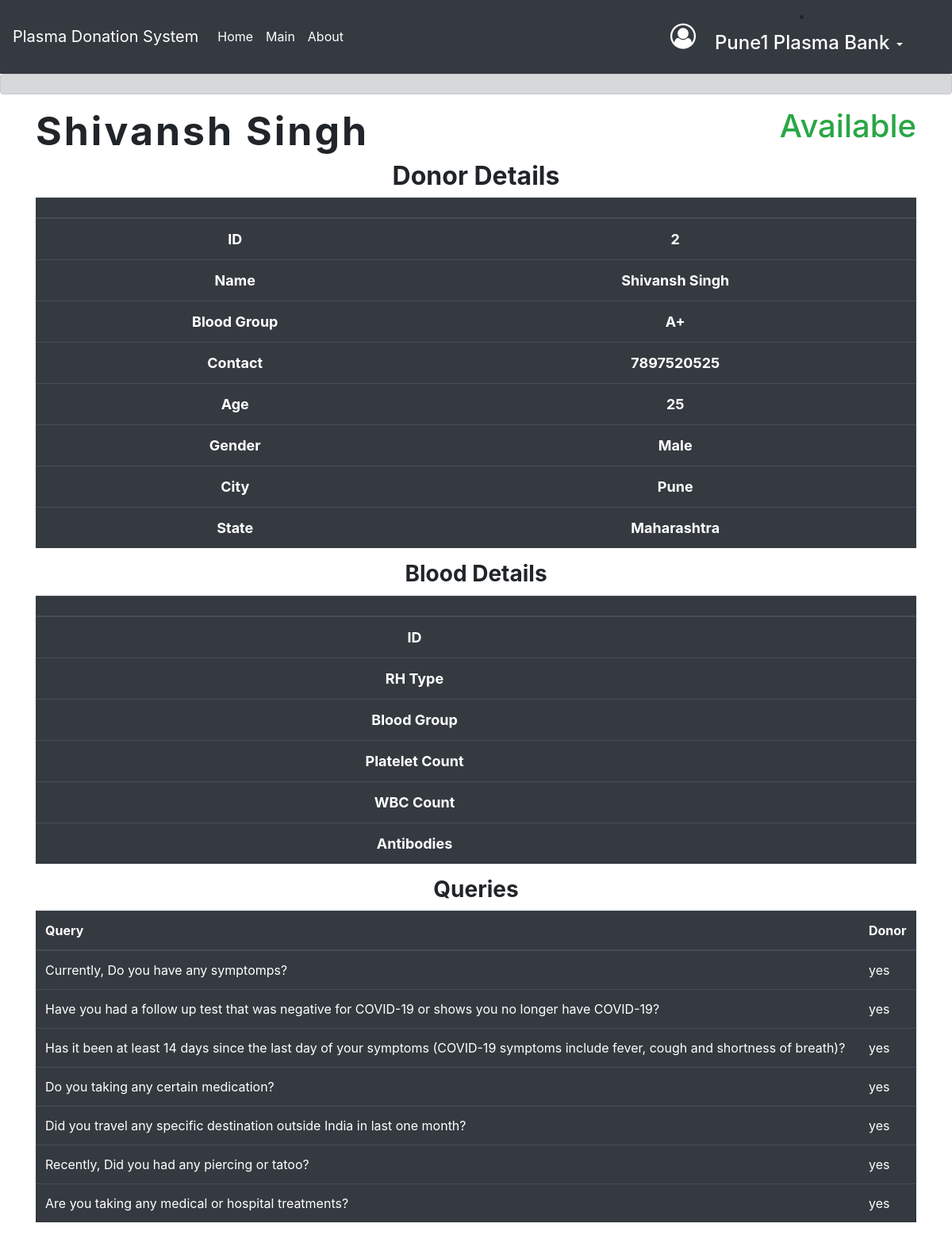
/donorprofile/2 (signed in), run on the app's committed database.
### home/models.py (models this page shows, shortened)
class Donor(models.Model):
    fname = models.CharField(max_length=50)
    lname = models.CharField(max_length=50)
    mobile = models.BigIntegerField()
    blood = models.CharField(max_length=10)
    email = models.CharField(max_length=100)
    age = models.IntegerField()
    gender = models.CharField(max_length=20)
    city = models.CharField(max_length=20)
    state = models.CharField(max_length=30)
    query1 = models.CharField(max_length=10)
    query2 = models.CharField(max_length=10)
    query3 = models.CharField(max_length=10)
    query4 = models.CharField(max_length=10)
    query5 = models.CharField(max_length=10)
    query6 = models.CharField(max_length=10)
    query7 = models.CharField(max_length=10)

### home/views.py (the view)
# urls.py: path('donorprofile/<int:donor_pk>', views.donorprofile, name = "donorprofile"),
def donorprofile(request, donor_pk):
    obj = Donor.objects.all()
    blood_det = blooddetail.objects.all()
    available_ = available.objects.all()
    temp = 0
    temp1= 0
    temp2 = -1
    for i in range(0, len(available_)):
        if available_[i].donor_id == donor_pk:
            temp2 = i
    for i in range(0, len(blood_det)):
        if blood_det[i].donor_id == donor_pk:
            temp = i
            temp1 = 1
            break
    if temp1 == 1:
        return render(request, "home/donorprofile.html", {'obj':obj, 'pk':donor_pk, 'temp':blood_det[temp], 'status':available_[temp2]})
    else:
        return render(request, "home/donorprofile.html", {'obj':obj, 'pk':donor_pk, 'status':available_[temp2]})

### home/templates/home/donorprofile.html (shortened to what this page needs)
{% extends 'base.html' %}
{% block body %}
{% if user.is_authenticated %}
{% if user.last_name == '1' %}
<body>
    {% for o in obj %}
    {% if pk == o.id %}
    <div class="row m-auto container justify-content-between">
      <div class="d-flex">
        <h1 style="font-weight: bold; letter-spacing: 3px; font-size: 50px; ">{{o.fname}} {{o.lname}}</h1>
      </div>
      <div class="d-flex">
        {% if status.available == True %}
          <h1 class="text-success"> Available  </h1>
        {% else %}
          <h1 class="text-danger"> Not Available  </h1>
        {% endif %}
      </div>
    </div>
    <section class="container">
          <h2 class="text-center" style="font-weight: bold;">Donor Details</h2>
        <table class="table table-dark text-center" style="font-weight: bold; font-size: large;">
            <thead>
              <tr>
                <th scope="col"></th>
                <th scope="col"></th>
              </tr>
            </thead>
            <tbody>
                <tr>
                    <td>ID</td>
                    <td> {{o.id}} </td>
                  </tr>
              <tr style="margin: 2px;">
                <td>Name</td>
                <td> {{o.fname}} {{o.lname}} </td>
              </tr>
              <tr>
                <td>Blood Group</td>
                <td> {{o.blood}} </td>
              </tr>
              <tr>
                <td>Contact</td>
                <td>{{o.mobile}}</td>
              </tr>
              <tr>
                <td>Age</td>
                <td>{{o.age}}</td>
              </tr>
              <tr>
                <td>Gender</td>
                <td>{{o.gender}}</td>
              </tr>
              <tr>
                <td>City </td>
                <td>{{o.city}}</td>
              </tr>
              <tr>
                <td>State</td>
                <td>{{o.state}}</td>
              </tr>
            </tbody>
          </table>
          <h3 style="font-weight:bold; margin: 10px;" class="text-center">Blood Details</h3>
          <table class="table table-dark text-center" style="font-weight: bold; font-size: large;">
            <thead>
              <tr>
                <th scope="col"></th>
                <th scope="col"></th>
              </tr>
            </thead>
            <tbody>
                <tr>
                    <td>ID</td>
                    <td> {{temp.id}} </td>
                  </tr>
              <tr style="margin: 2px;">
                <td>RH Type</td>
                <td> {{temp.rhtype}} </td>
              </tr>
              <tr>
                <td>Blood Group</td>
                <td> {{temp.blood_group}} </td>
              </tr>
              <tr>
                <td>Platelet Count</td>
                <td>{{temp.plate}}</td>
              </tr>
              <tr>
                <td>WBC Count</td>
                <td>{{temp.wbc}}</td>
              </tr>
              <tr>
                <td>Antibodies</td>
                <td>{{temp.antibody}}</td>
              </tr>
            </tbody>
          </table>
          <h3 style="font-weight:bold; margin: 10px;" class="text-center">Queries</h3>
          <table class="table table-dark">
            <thead>
              <tr>
                <th scope="col">Query</th>
                <th scope="col">Donor</th>
              </tr>
            </thead>
            <tbody>
                <td>Currently, Do you have any symptomps? </td>
                <td>{{o.query1}}</td>
              <tr>
                <td>Have you had a follow up test that was negative for COVID-19 or shows you no longer have
                    COVID-19? </td>
                <td>{{o.query2}}</td>
              </tr>
              <tr>
                <td>Has it been at least 14 days since the last day of your symptoms (COVID-19 symptoms include
                    fever, cough and shortness of breath)? </td>
                <td>{{o.query3}}</td>
              </tr>
              <tr>
                <td> Do you taking any certain medication? </td>
                <td>{{o.query4}}</td>
              </tr>
              <tr>
                <td> Did you travel any specific destination outside India in last one month? </td>
                <td>{{o.query5}}</td>
              </tr>
              <tr>
                <td> Recently, Did you had any piercing or tatoo? </td>
                <td>{{o.query6}}</td>
              </tr>
              <tr>
                <td> Are you taking any medical or hospital treatments? </td>
                <td>{{o.query7}}</td>
              </tr>
            </tbody>
          </table>
      </section>
    {% endif %}
    {% endfor %}
</body>
{% endif %}
{%else%}
<h2>Please login to View</h2>
{% endif %}
{% endblock %}

### home/templates/base.html (shortened to what this page needs)
<!doctype html>
<html lang="en">
<head>
    <link rel="stylesheet" href="https://stackpath.bootstrapcdn.com/bootstrap/4.5.0/css/bootstrap.min.css"
>
    <link rel="stylesheet" href="https://stackpath.bootstrapcdn.com/font-awesome/4.7.0/css/font-awesome.min.csshttps://stackpath.bootstrapcdn.com/font-awesome/4.7.0/css/font-awesome.min.css">
</head>
<body>
    <nav class="navbar navbar-expand-lg navbar-light bg-dark text-center" style= "background-color: transparent">
        <a class="navbar-brand" href="/" style="color: white;">Plasma Donation System</a>
        <div class="collapse navbar-collapse" id="navbarSupportedContent">
            <ul class="navbar-nav mr-auto">
                <li class="nav-item active">
                    <a class="nav-link" href="/" style="color: white;">Home <span class="sr-only">(current)</span></a>
                </li>
                <li class="nav-item">
                    <a class="nav-link" href="/login" style="color: white;">Main</a>
                </li>
                <li class="nav-item">
                    <a class="nav-link disabled" href="#" tabindex="-1" aria-disabled="true"
                        style="color: white;">About</a>
                </li>
            </ul>
            {% if user.is_authenticated %}
            <i class="fa fa-user-circle-o fa-2x mx-2" style="color: white;"></i>
            <li class="nav-item dropdown" style="margin-right: 30px;">
                <a class="nav-link dropdown-toggle" style="color: white;" href="#" id="navbarDropdown" role="button"
                    data-toggle="dropdown" aria-haspopup="true" aria-expanded="false">
                    <h4 style="color: white; text-transform: capitalize; display: inline-block;">{{ user.first_name }}</h4>
                </a>
            </li>
            {% endif%}
        </div>
    </nav>
    <div class="alert alert-dark" role="alert">
      </div>
    {% block body %}
    {% endblock %}
</body>
</html>

### data on the page
Donor: fname "Shivansh", lname "Singh", id "2", blood "A+", mobile "7897520525", age "25", gender "Male", city "Pune", state "Maharashtra", query1 "yes", query2 "yes", query3 "yes", query4 "yes", query5 "yes", query6 "yes", query7 "yes"

### other printed values
{{ user.first_name }} "Pune1 Plasma Bank"
